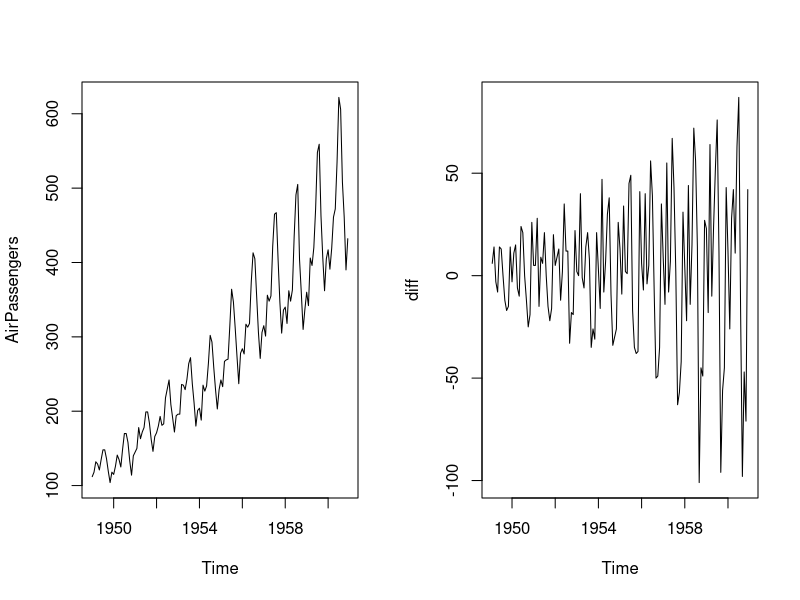
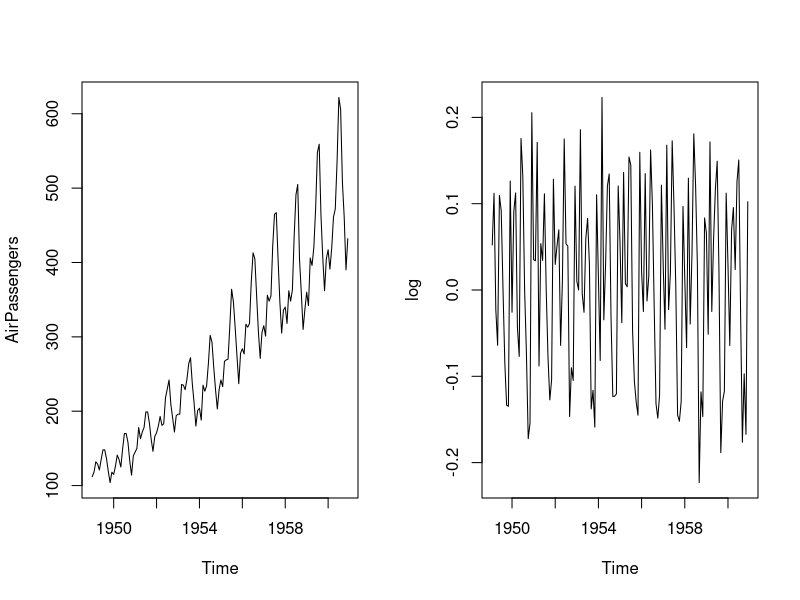

These charts were generated, in order, by the following R code: (Note: this script raises an error after producing the figures.)
data("AirPassengers")

par(mfrow=c(1,2)) #한 화면에 여러 그래프 그릴때
plot(AirPassengers)
diff<-diff(AirPassengers)
plot(diff)

par(mfrow=c(1,2))
plot(AirPassengers)
log<-diff(log(AirPassengers))
plot(log)

data("WWWusage")
str(WWWusage)
WWWusage

input <- c(3180,3000,3200,3100,3300,3200,3550,3200,3400,3300,3700)
tsdata <- ts(input,start=c(2018,2),frequency = 12 )
tsdata
plot(tsdata, type="1",col="red")

install.packages("forecast")
library(forecast)
arima <- auto.arima(tsdata)
arima

model <-arima(tsdata, order=c(1,1,0))
model

fore<-forecast(model)
par(mfrow=c(1,2))
plot(fore)
model2<-forecast(model,h=6)
plot(model2)